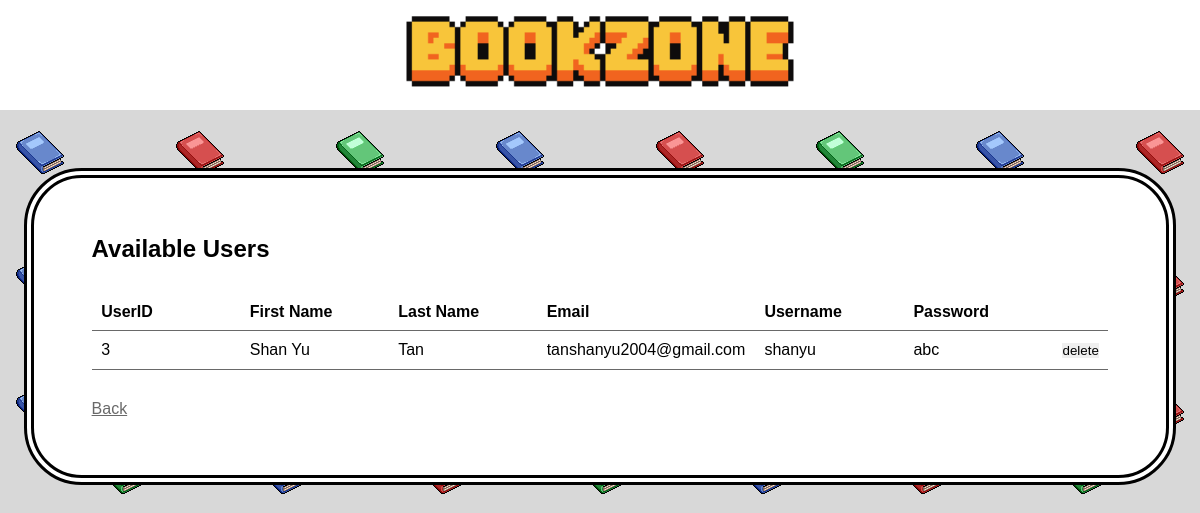
The app's page /userDisplay.php, older data.
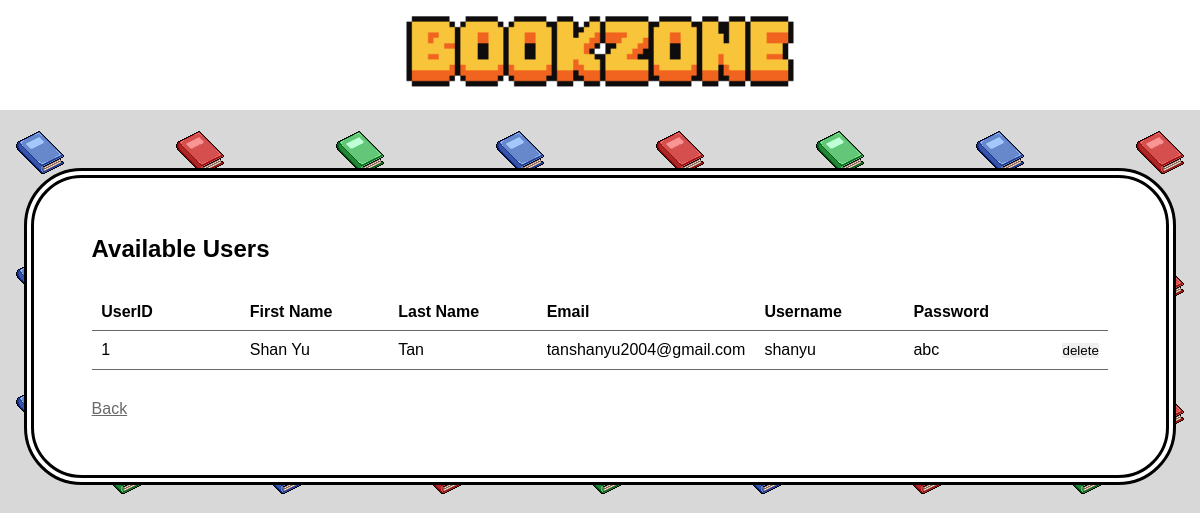
The same page, newer data.
### tables this page shows
CREATE TABLE `user_info` (
  `userID` int(11) NOT NULL,
  `firstName` varchar(255) NOT NULL,
  `lastName` varchar(255) NOT NULL,
  `email` varchar(255) NOT NULL,
  `userName` varchar(255) NOT NULL,
  `userPassword` varchar(255) NOT NULL
);

### userDisplay.php (the view, shortened to what this page needs)
<?php include 'userControl.php' ?>
<!DOCTYPE html>
<html>
<head>
</head>
<body>
	<div class="banner">
      	<a href="../main.php"><img class="logo" src="design/graphic/Sprite-Logo.png"/></a>
    </div>
    <div class="display-list">
	    <h2>Available Users</h2>
	    	<table>
	    		<thead>
		    		<tr>
		    			<th>UserID</th>
		    			<th>First Name</th>
		    			<th>Last Name</th>
		    			<th>Email</th>
		    			<th>Username</th>
		    			<th>Password</th>
		    		</tr>
	    		</thead>
    		<tbody>
    			<?php
    			$sql = "SELECT * FROM user_info";
    			$query = mysqli_query($con,$sql);
    			$row = mysqli_num_rows($query);
    			for ($i=0; $i < $row; $i++) {
    				$result = mysqli_fetch_array($query);
    				$userID = $result['userID'];
    				$firstName = $result['firstName'];
    				$lastName = $result['lastName'];
    				$email = $result['email'];
    				$userName = $result['userName'];
    				$userPassword = $result['userPassword'];
    			?>
    			<tr>
    				<td><?php echo $userID ?></td>
    				<td><?php echo $firstName ?></td>
    				<td><?php echo $lastName ?></td>
    				<td><?php echo $email ?></td>
    				<td><?php echo $userName ?></td>
    				<td><?php echo $userPassword ?></td>
    				<td>
						<input type="submit" name="cmd" id="cmd_del" value="delete" onclick="cmd_del(<?php echo "'$userID'"?>)">
					</td>
    			</tr>
    		<?php } ?>
    		</tbody>
    	</table>
    <a class="adminLogin" href="adminControl.php">Back</a>
    </div>
</body>
</html>

Row changes from the older to the newer data that the page shows:
removed user_info: userID "3", firstName "Shan Yu", lastName "Tan", email "tanshanyu2004@gmail.com", userName "shanyu", userPassword "abc"
added user_info: userID "1", firstName "Shan Yu", lastName "Tan", email "tanshanyu2004@gmail.com", userName "shanyu", userPassword "abc"
